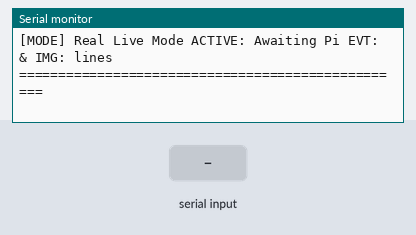
This sketch was run on a simulated ESP32. Shown: the last lines printed to the serial monitor. The test bench sets the inputs (shaded band).

Above: at 1.7 s.
1.8 s: "EVT:\n" received over the second serial link
At 3.0 s:
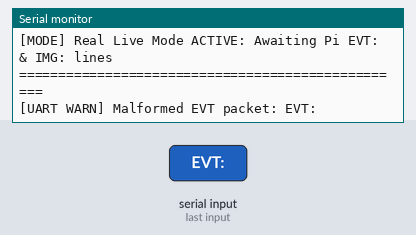
3.3 s: "IMG:\n" received over the second serial link
At 4.4 s:
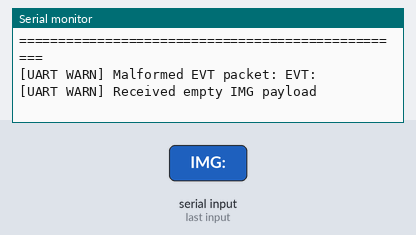
4.8 s: "EVT:|45\n" received over the second serial link
At 5.5 s:
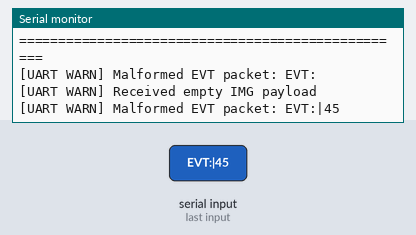
6.3 s: "IMG:90\n" received over the second serial link
At 7.0 s:
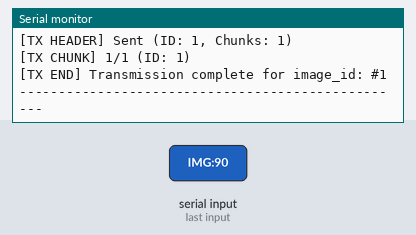

The sketch:

skyedge_downlink.ino
```cpp
/*
 * =====================================================================================
 * Project:       SkyEdge Autonomous Edge Intelligence System
 * Component:     Downlink Bridge Firmware (Block 8B - ESP32 Airborne Transceiver)
 * File:          skyedge_downlink.ino
 * Target Board:  ESP32 Dev Module (e.g. NodeMCU-32S, ESP32-WROOM-32)
 * Description:   Receives prioritized incident telemetry lines (EVT: and IMG:) from
 *                Raspberry Pi via Hardware UART2 (GPIO 16/17), assigns a strict
 *                monotonic decision-sequence image_id, and broadcasts chunked packets
 *                (HDR, DAT, END) to ground receivers via 2.4 GHz ESP-NOW protocol.
 *                No synthetic or hardcoded values are transmitted.
 * =====================================================================================
 */

#include <WiFi.h>
#include <esp_now.h>
#include <esp_wifi.h>
#include <esp_arduino_version.h>

// =====================================================================================
// Operational Mode & Diagnostics
// =====================================================================================
// TEST_MODE is strictly FALSE for real live operations. No synthetic data is transmitted.
#define TEST_MODE               false
#define ESPNOW_WIFI_CHANNEL     1
#define CHUNK_SIZE              200         // Chars per ESP-NOW data chunk
#define CHUNK_DELAY_MS          10          // Inter-chunk pacing delay to prevent RF overflow

// =====================================================================================
// Pin Assignments & Serial Settings
// =====================================================================================
#define DEBUG_SERIAL_BAUD       115200      // USB Serial Monitor baud rate
#define PI_UART_BAUD            115200      // Baud rate from Raspberry Pi
#define PIN_PI_RX               16          // ESP32 RX2 connected to Raspberry Pi TX (GPIO 14)
#define PIN_PI_TX               17          // ESP32 TX2 connected to Raspberry Pi RX (GPIO 15)
#define PI_UART_NUM             2           // HardwareSerial port 2

HardwareSerial SerialPi(PI_UART_NUM);

// Broadcast MAC address (FF:FF:FF:FF:FF:FF) on Channel 1
const uint8_t BROADCAST_MAC[6] = {0xFF, 0xFF, 0xFF, 0xFF, 0xFF, 0xFF};

// Monotonic sequence number reflecting the Raspberry Pi's AI decision order
int current_image_id = 0;

// Pending metadata from Pi EVT: line
String pending_event_type = "unknown";
float  pending_score = 0.0f;
String pending_justification = "unspecified";
bool   has_pending_evt = false;

// =====================================================================================
// ESP-NOW Send Callback (Compatible with Arduino Core 2.x and 3.x)
// =====================================================================================
#if ESP_ARDUINO_VERSION >= ESP_ARDUINO_VERSION_VAL(3, 0, 0)
void onDataSent(const wifi_tx_info_t *tx_info, esp_now_send_status_t status) {
    if (status != ESP_NOW_SEND_SUCCESS) {
        Serial.println(F("[ESP-NOW] Warning: broadcast frame delivery status reported error"));
    }
}
#else
void onDataSent(const uint8_t *mac_addr, esp_now_send_status_t status) {
    if (status != ESP_NOW_SEND_SUCCESS) {
        Serial.println(F("[ESP-NOW] Warning: broadcast frame delivery status reported error"));
    }
}
#endif

// =====================================================================================
// Chunked Image Transmission via ESP-NOW
// =====================================================================================
void sendImageInChunks(const String &b64_data) {
    current_image_id++;
    int total_len = b64_data.length();
    int total_chunks = (total_len + CHUNK_SIZE - 1) / CHUNK_SIZE;

    Serial.println(F("--------------------------------------------------"));
    Serial.printf("[TX INITIATED] image_id: #%d | Size: %d b64 chars | Total Chunks: %d\n",
                  current_image_id, total_len, total_chunks);
    Serial.printf("[METADATA] Event: %s | Score: %.2f | Justification: %s\n",
                  pending_event_type.c_str(), pending_score, pending_justification.c_str());

    // 1. Send Header: HDR:<image_id>:<total_chunks>:<event_type>:<score>:<justification>
    String hdr = "HDR:" + String(current_image_id) + ":" + String(total_chunks) + ":" +
                 pending_event_type + ":" + String(pending_score, 2) + ":" + pending_justification;

    esp_err_t res = esp_now_send(BROADCAST_MAC, (const uint8_t*)hdr.c_str(), hdr.length());
    if (res != ESP_OK) {
        Serial.printf("[ESP-NOW ERROR] Failed to send HDR: %d\n", res);
    }
    Serial.printf("[TX HEADER] Sent (ID: %d, Chunks: %d)\n", current_image_id, total_chunks);
    delay(15);

    // 2. Send Data Chunks: DAT:<image_id>:<chunk_idx>:<base64_chunk>
    for (int i = 0; i < total_chunks; i++) {
        int start_pos = i * CHUNK_SIZE;
        int chunk_len = ((start_pos + CHUNK_SIZE) <= total_len) ? CHUNK_SIZE : (total_len - start_pos);
        String chunk_substr = b64_data.substring(start_pos, start_pos + chunk_len);

        String dat = "DAT:" + String(current_image_id) + ":" + String(i) + ":" + chunk_substr;
        res = esp_now_send(BROADCAST_MAC, (const uint8_t*)dat.c_str(), dat.length());

        delay(CHUNK_DELAY_MS); // Pacing delay to avoid ESP-NOW driver ring buffer drop

        if (i % 10 == 0 || i == total_chunks - 1) {
            Serial.printf("[TX CHUNK] %d/%d (ID: %d)\n", i + 1, total_chunks, current_image_id);
        }
    }

    // 3. Send End Packet: END:<image_id>
    String end_pkt = "END:" + String(current_image_id);
    esp_now_send(BROADCAST_MAC, (const uint8_t*)end_pkt.c_str(), end_pkt.length());
    Serial.printf("[TX END] Transmission complete for image_id: #%d\n", current_image_id);
    Serial.println(F("--------------------------------------------------"));

    // Reset pending event state
    has_pending_evt = false;
    pending_event_type = "unknown";
    pending_score = 0.0f;
    pending_justification = "unspecified";
}

// =====================================================================================
// Setup Routine
// =====================================================================================
void setup() {
    Serial.begin(DEBUG_SERIAL_BAUD);
    delay(500);
    Serial.println();
    Serial.println(F("=================================================="));
    Serial.println(F(" SkyEdge Airborne Downlink Transmitter (ESP32 #1) "));
    Serial.println(F("=================================================="));

    // 1. Initialize Hardware UART2 with Raspberry Pi
    SerialPi.begin(PI_UART_BAUD, SERIAL_8N1, PIN_PI_RX, PIN_PI_TX);
    SerialPi.setTimeout(1500); // 1.5s timeout for complete base64 line reads
    Serial.printf("[UART] Listening on RX=GPIO%d, TX=GPIO%d at %d baud\n", PIN_PI_RX, PIN_PI_TX, PI_UART_BAUD);

    // 2. Initialize WiFi in Station mode & Lock to Channel 1
    WiFi.mode(WIFI_STA);
    WiFi.disconnect();
    esp_wifi_set_channel(ESPNOW_WIFI_CHANNEL, WIFI_SECOND_CHAN_NONE);
    Serial.print(F("[WiFi] MAC Address: "));
    Serial.println(WiFi.macAddress());
    Serial.printf("[WiFi] Locked to Channel: %d\n", ESPNOW_WIFI_CHANNEL);

    // 3. Initialize ESP-NOW
    if (esp_now_init() != ESP_OK) {
        Serial.println(F("[ESP-NOW] ERROR: Failed to initialize protocol"));
        return;
    }
    Serial.println(F("[ESP-NOW] Protocol initialized successfully"));

    esp_now_register_send_cb(onDataSent);

    // 4. Register Broadcast Peer (FF:FF:FF:FF:FF:FF) on Channel 1
    esp_now_peer_info_t peerInfo;
    memset(&peerInfo, 0, sizeof(peerInfo));
    memcpy(peerInfo.peer_addr, BROADCAST_MAC, 6);
    peerInfo.channel = ESPNOW_WIFI_CHANNEL;
    peerInfo.encrypt = false;

    if (esp_now_add_peer(&peerInfo) != ESP_OK) {
        Serial.println(F("[ESP-NOW] ERROR: Failed to register broadcast peer"));
        return;
    }
    Serial.println(F("[ESP-NOW] Broadcast peer registered (FF:FF:FF:FF:FF:FF)"));
    Serial.println(F("[MODE] Real Live Mode ACTIVE: Awaiting Pi EVT: & IMG: lines"));
    Serial.println(F("=================================================="));
}

// =====================================================================================
// Main Execution Loop
// =====================================================================================
void loop() {
    // Listen for incoming telemetry lines from Raspberry Pi over Hardware UART2
    if (SerialPi.available() > 0) {
        String line = SerialPi.readStringUntil('\n');
        line.trim();

        if (line.length() == 0) return;

        // Case 1: EVT:<event_type>|<score>|<justification>
        if (line.startsWith("EVT:")) {
            String content = line.substring(4);
            int p1 = content.indexOf('|');
            int p2 = content.indexOf('|', p1 + 1);

            if (p1 != -1 && p2 != -1) {
                pending_event_type = content.substring(0, p1);
                pending_score = content.substring(p1 + 1, p2).toFloat();
                pending_justification = content.substring(p2 + 1);
                has_pending_evt = true;

                Serial.printf("[UART RX] EVT: %s | Score: %.2f | Justification: %s\n",
                              pending_event_type.c_str(), pending_score, pending_justification.c_str());
            } else {
                Serial.printf("[UART WARN] Malformed EVT packet: %s\n", line.c_str());
            }
        }
        // Case 2: IMG:<base64_data>
        else if (line.startsWith("IMG:")) {
            String b64_payload = line.substring(4);
            b64_payload.trim();

            if (b64_payload.length() > 0) {
                Serial.printf("[UART RX] IMG payload received (%d base64 chars)\n", b64_payload.length());
                sendImageInChunks(b64_payload);
            } else {
                Serial.println(F("[UART WARN] Received empty IMG payload"));
            }
        }
    }
}
```

Measured:
- after the input at 1.8 s, the serial monitor: prints a new line at once (image 1)
- after the input at 3.3 s, the serial monitor: prints a new line at once (image 2)
- after the input at 4.8 s, the serial monitor: prints a new line at once (image 3)
- after the input at 6.3 s, the serial monitor: prints a new line at once (image 4)
